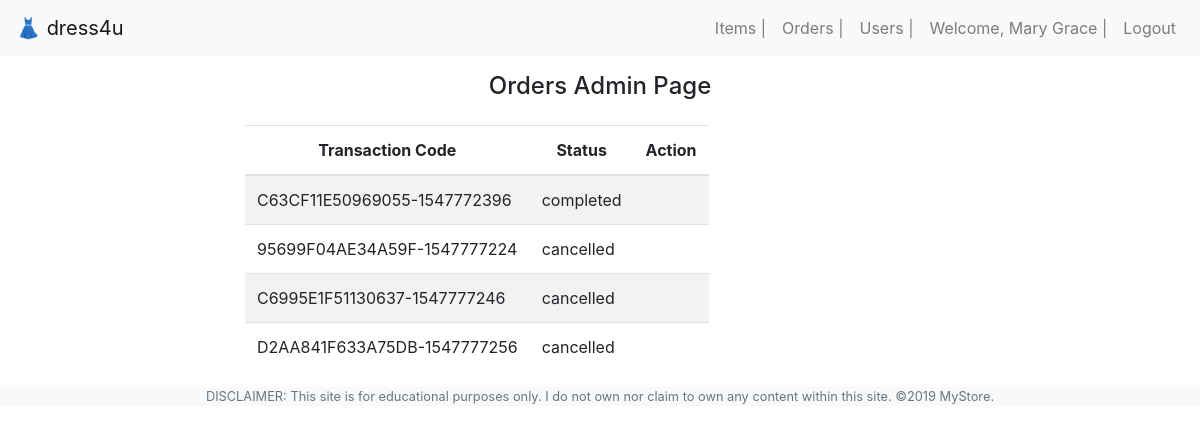
The page /app/views/orders.php (signed in) on the database as committed earlier.
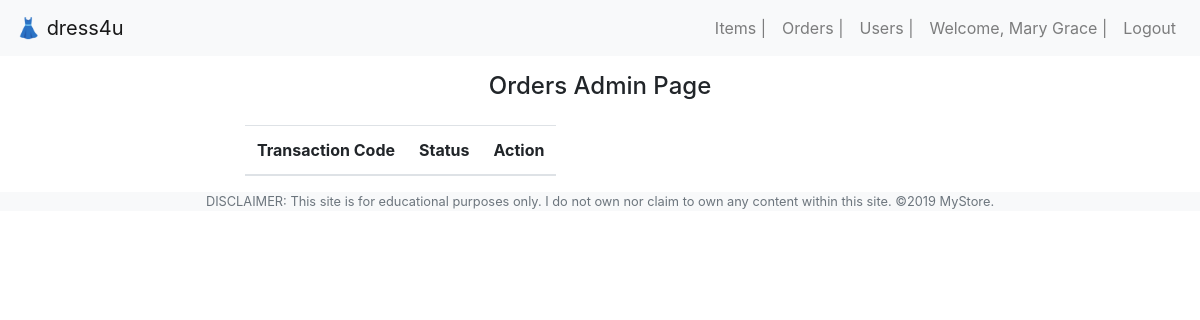
The same page on the database as committed later.
### tables this page shows
CREATE TABLE `orders` (
  `id` int(11) NOT NULL,
  `users_id` int(11) NOT NULL,
  `transaction_code` varchar(255) NOT NULL,
  `purchase_date` timestamp NOT NULL DEFAULT CURRENT_TIMESTAMP,
  `status_id` int(11) NOT NULL,
  `payment_mode_id` int(11) NOT NULL
);

CREATE TABLE `statuses` (
  `id` int(11) NOT NULL,
  `name` varchar(255) NOT NULL
);

### app/views/orders.php (the view, shortened to what this page needs)
<?php require_once '../partials/template.php'; ?>
<?php function get_page_content() {
	if (isset($_SESSION['user']) && $_SESSION['user']['roles_id'] ==1) {
		global $conn;
	?>
	<div class="container">
		<h4 class="text-center py-3">Orders Admin Page</h4>
		<div class="row mx-0">
			<div class="col-sm-8 offset-sm-2">
				<table class="table table-responsive table-striped">
					<thead>
						<tr class="text-center">
							<th>Transaction Code</th>
							<th>Status</th>
							<th>Action</th>
						</tr>
					</thead>
					<tbody>
						<?php
						$order_query = "SELECT o.id, o.transaction_code, o.status_id, s.name AS status FROM orders o JOIN statuses s ON (o.status_id = s.id);";
						$orders = mysqli_query($conn, $order_query);
						foreach($orders as $order){
						 ?>
						 <tr>
						 	<td><?php echo $order['transaction_code']; ?></td>
						 	<td><?php echo $order['status']; ?></td>
						 	<td>
						 	</td>
						 </tr>
						<?php } ?>
					</tbody>
				</table>
			</div>
		</div>
	</div>
<?php } else{
header('Location: ./error.php');
} ?>
<?php } ?>

### app/partials/template.php (shortened to what this page needs)
<!DOCTYPE html>
<html lang="en">
<head>
	<link rel="stylesheet" href="https://use.fontawesome.com/releases/v5.6.3/css/all.css">
 	<link rel="stylesheet" href="https://maxcdn.bootstrapcdn.com/bootstrap/4.1.3/css/bootstrap.min.css">
	<link rel="stylesheet" type="text/css" href="../assets/css/style.css">
</head>
<body>
	<?php
		require_once 'header.php';
		get_page_content();
		require_once 'footer.php';
	?>
</body>
</html>

### app/partials/header.php (shortened to what this page needs)
<nav class="navbar navbar-expand-lg navbar-light bg-light sticky-top">
		<a class="navbar-brand" href="#">
			👗 dress4u
		</a>
		<div id="navbar-nav" class="collapse navbar-collapse">
			<ul class="navbar-nav ml-auto">
				<?php if(!isset($_SESSION['user']) || (isset($_SESSION['user'])) && ($_SESSION['user']['roles_id'] == 2)){ ?>
				<li class="nav-item">
					<a class="nav-link" href="./home.php"> Home |</a>
				</li>
				<li class="nav-item">
					<a class="nav-link" href="./catalog.php"> Catalog |</a>
				</li>
				<li class="nav-item">
					<a class="nav-link" href="./cart.php"> Cart 🛒<span class="badge text-danger" id="cart-count">
						<?php
							if (isset($_SESSION['cart'])) {
								echo array_sum($_SESSION['cart']);
							}else{
								echo "0";
							}
						 ?>
					</span>|</a>
				</li>
			<?php }elseif(isset($_SESSION['user']) && ($_SESSION['user']['roles_id'] == 1)) {?>
				<li class="nav-item">
					<a href="./items.php" class="nav-link">Items |</a>
				</li>
				<li class="nav-item">
					<a href="./orders.php" class="nav-link">Orders |</a>
				</li>
				<li class="nav-item">
					<a href="./users.php" class="nav-link">Users |</a>
				</li>
			<?php }; ?>
			<?php if(isset($_SESSION['user'])): ?>
				<li class="nav-item">
					<a class="nav-link" href="./profile.php">Welcome, <?php echo $_SESSION['user']['firstname']; ?> |</a>
				</li>
				<li class="nav-item">
					<a class="nav-link" href="../controllers/logout.php">Logout</a>
				</li>
			<?php endif; ?>
			</ul>
		</div>
	</nav>

### app/partials/footer.php (shortened to what this page needs)
<footer class="row bg-light px-3 justify-content-center mx-0">
	<small class="text-muted">
		DISCLAIMER: This site is for educational purposes only. I do not own nor claim to own any content within this site. &copy;2019 MyStore.
	</small>
</footer>

### app/assets/css/style.css (style rules this page uses)
* { margin:0; padding: 0; box-sizing: border-box; }
html { scroll-behavior: smooth; }
body { overflow-x: hidden; }

Rows that differ between the two databases and show on the page:
removed orders: transaction_code "C63CF11E50969055-1547772396", status.name "completed"
removed orders: transaction_code "95699F04AE34A59F-1547777224", status.name "cancelled"
removed orders: transaction_code "C6995E1F51130637-1547777246", status.name "cancelled"
removed orders: transaction_code "D2AA841F633A75DB-1547777256", status.name "cancelled"
